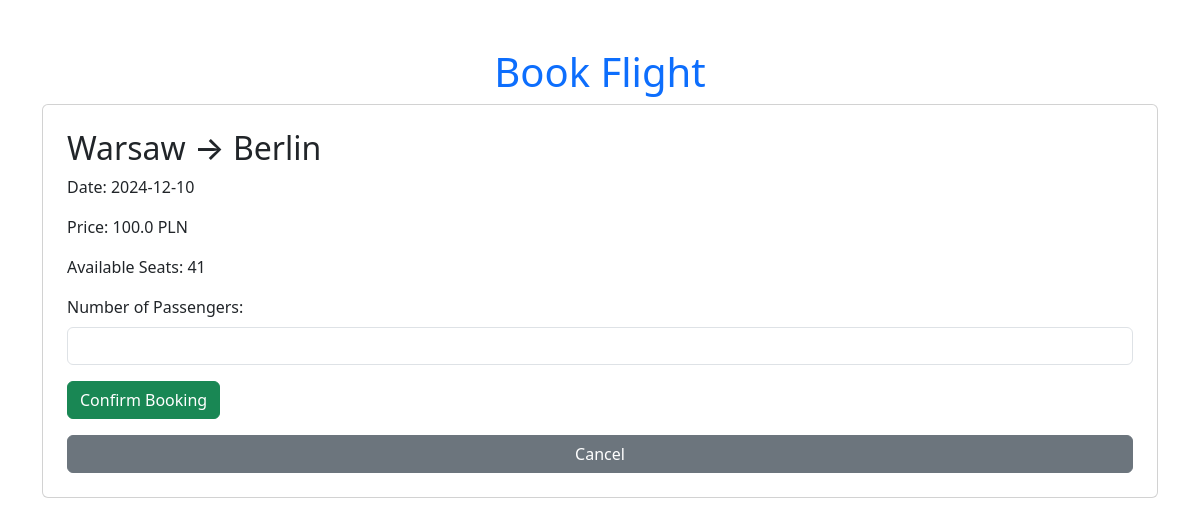
Before: /book/1 (signed in) with the older database file.
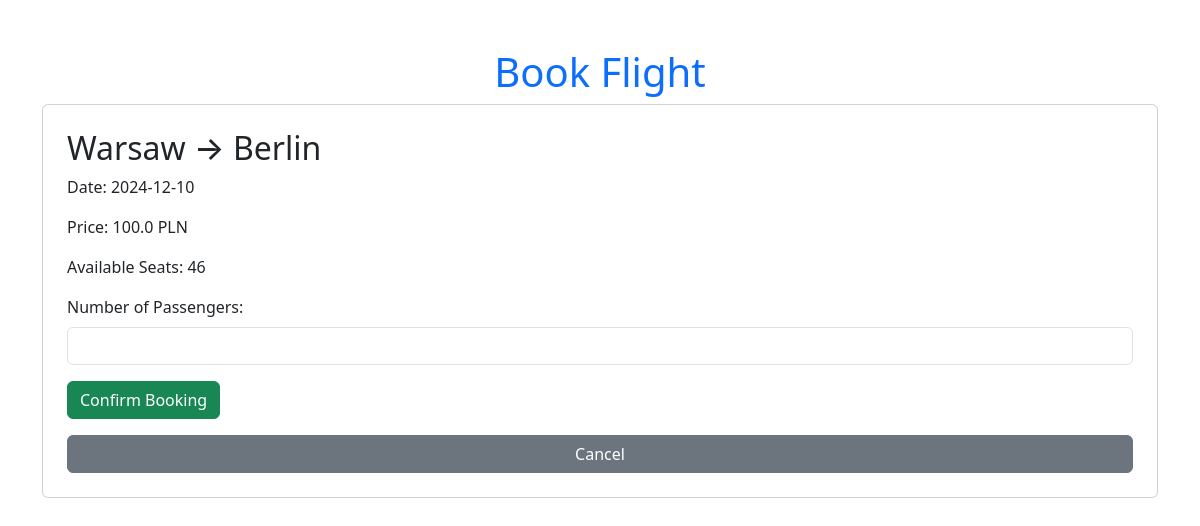
After: the same page with the newer database file.
### app.py (models this page shows)
class Flight(db.Model):
    id = db.Column(db.Integer, primary_key=True)
    departure_city = db.Column(db.String(100), nullable=False)
    arrival_city = db.Column(db.String(100), nullable=False)
    date = db.Column(db.String(100), nullable=False)
    price = db.Column(db.Float, nullable=False)
    available_seats = db.Column(db.Integer, nullable=False)

### app.py (the view, shortened to what this page needs)
@app.route("/book/<int:flight_id>", methods=["GET", "POST"])
@login_required
def book_flight(flight_id):
    flight = Flight.query.get_or_404(flight_id)
    return render_template("book.html", flight=flight)

### app.py (called while the page is built)
@login_manager.user_loader
def load_user(user_id):
    return User.query.get(int(user_id))

    @property
    def is_active(self):
        return True

### templates/book.html (shortened to what this page needs)
<!DOCTYPE html>
<html lang="en">
<head>
    <link href="https://cdn.jsdelivr.net/npm/bootstrap@5.3.0-alpha1/dist/css/bootstrap.min.css" rel="stylesheet">
</head>
<body>
    <div class="container mt-5">
        <h1 class="text-center text-primary">Book Flight</h1>
        <div class="card p-4">
            <h2>{{ flight.departure_city }} → {{ flight.arrival_city }}</h2>
            <p>Date: {{ flight.date }}</p>
            <p>Price: {{ flight.price }} PLN</p>
            <p>Available Seats: {{ flight.available_seats }}</p>
            <form method="POST">
                <div class="mb-3">
                    <label for="passengers" class="form-label">Number of Passengers:</label>
                    <input type="number" id="passengers" name="passengers" class="form-control" min="1" max="{{ flight.available_seats }}" required>
                </div>
                <button type="submit" class="btn btn-success">Confirm Booking</button>
            </form>
            <a href="/" class="btn btn-secondary mt-3">Cancel</a>
        </div>
    </div>
</body>
</html>

Changed rows visible on the page:
changed Flight "Warsaw": available_seats "41" → "46"
